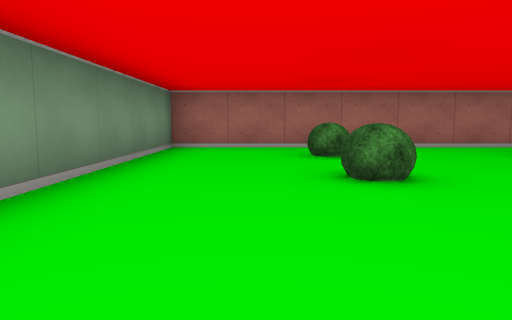
view 1 (above)

21 first-person views from a walk through a cub3D level. The camera is about half as high as the walls, tilts 6° down and sees 70° across. The floor is counted in squares. Each view is taken from the middle of a square. On the plan, view 1 faces up. The plan holds only what a view shows up to about 9 squares ahead; the rest is blank.

view 2
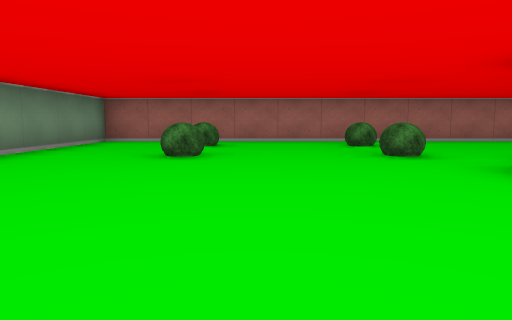

view 3
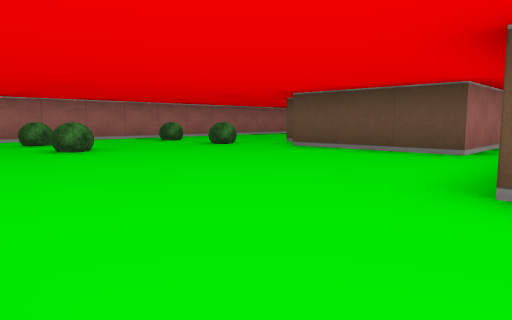

view 4
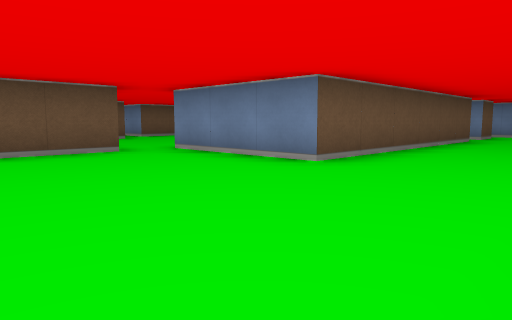

view 5
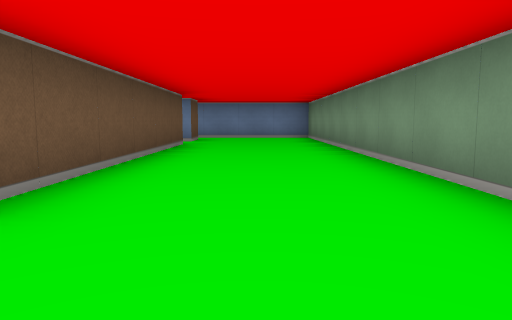

view 6
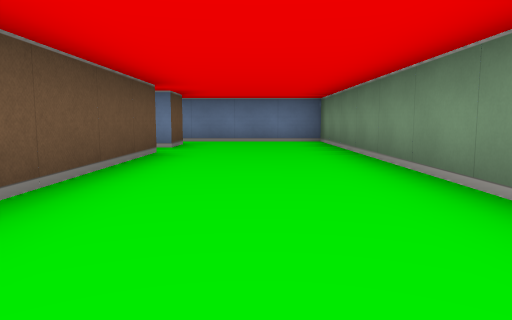

view 7
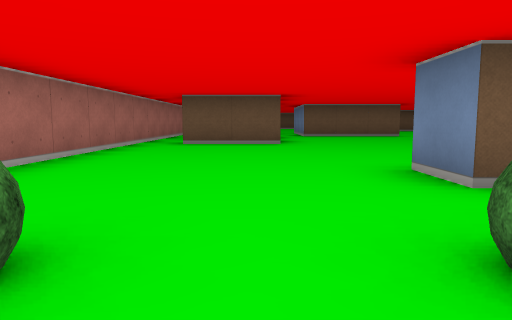

view 8
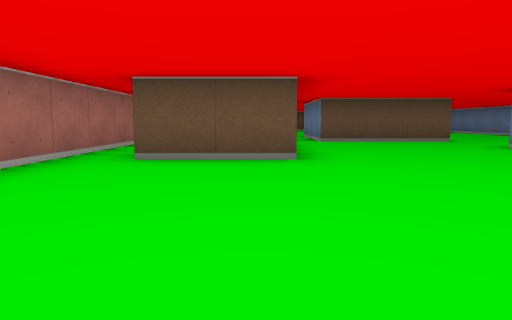

view 9
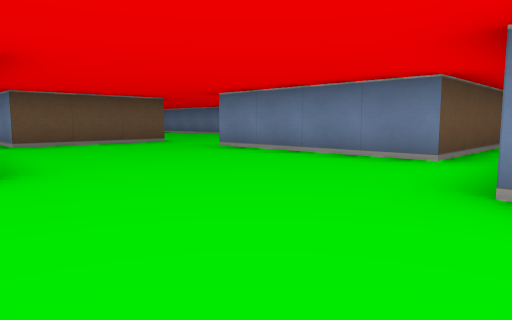

view 10
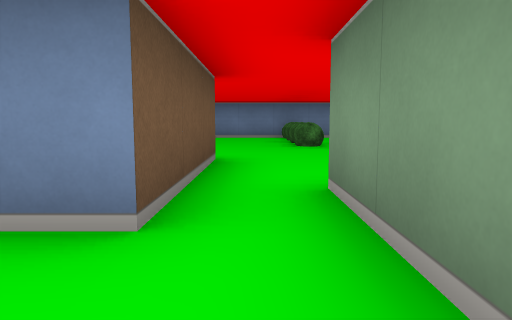

view 11
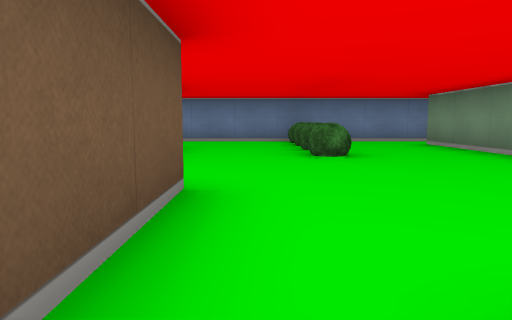

view 12
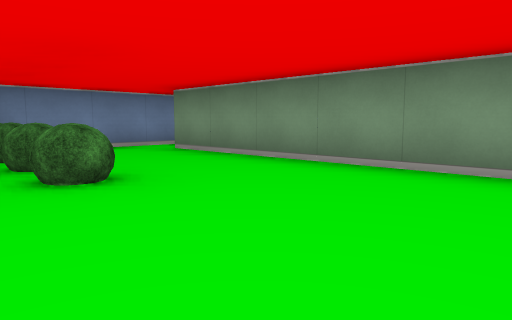

view 13
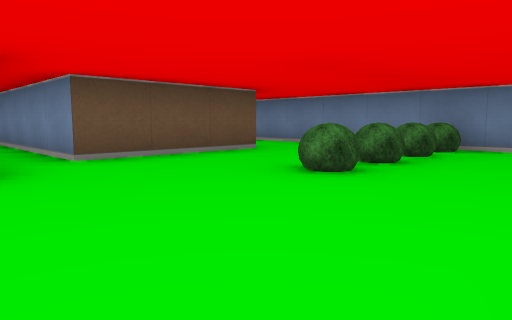

view 14
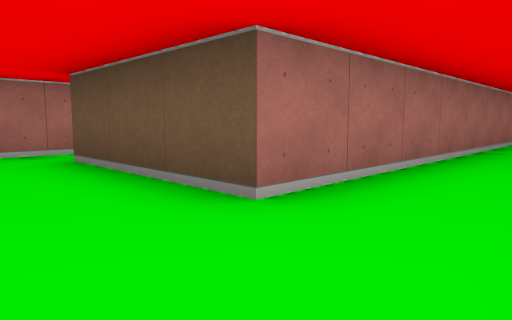

view 15
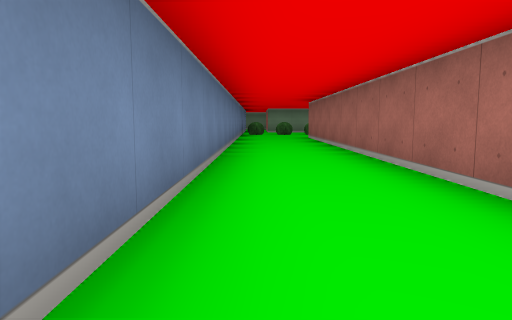

view 16
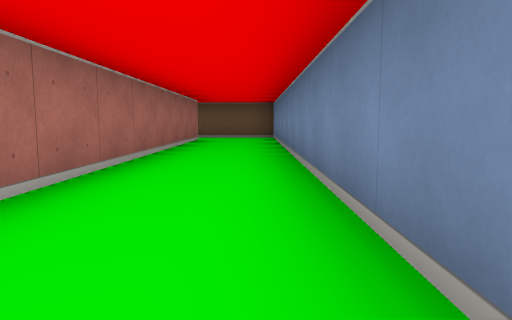

view 17
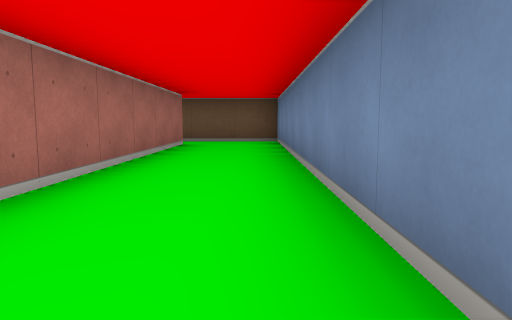

view 18
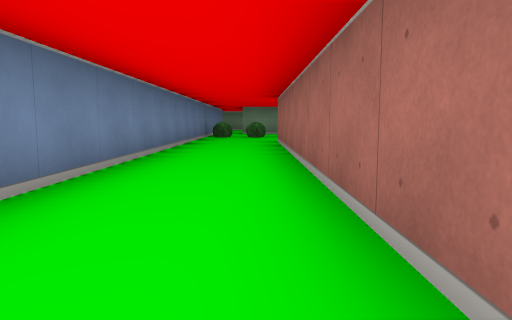

view 19
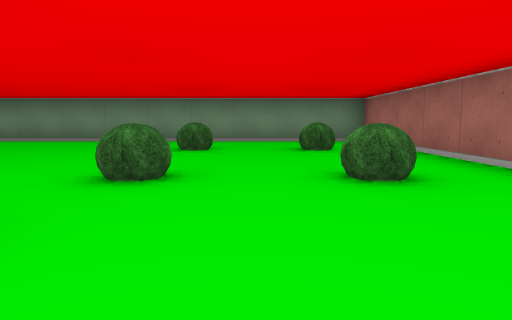

view 20
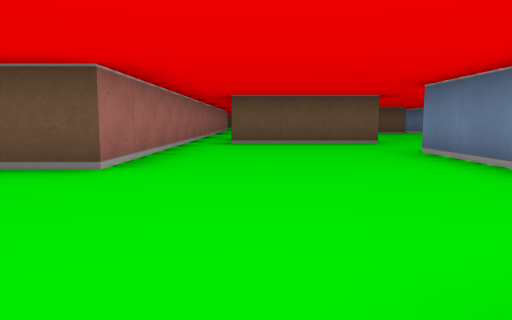

view 21
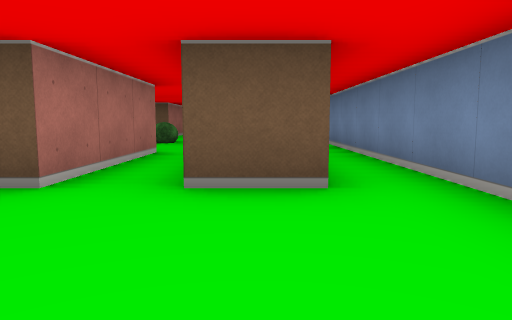

### Floor plan
Points are (right, up) in squares from view 1. A wall is a line through its corners. A room is listed if a view was taken in it or the views show most of it. See-through windows are left out.
Room 1 (views 1, 2, 3, 4, 5, 6, 7, 8, 9, 10, 11, 19, 20, 21)
walls: (8.5, -1.5) (8.5, -0.5) (12.5, -0.5); (7.5, 0.4) (7.5, -1.5); (4.5, -1.5) (4.5, 1.5); (5.5, 2.5) (6.5, 2.5); (14.5, -0.6) (14.5, 2.5) (15.5, 2.5); (4.5, -8.5) (1.5, -8.5) (1.5, -2.5) (4.5, -2.5); (16, 3.5) (10.5, 3.5) (10.5, 5.5); (13.5, 6.5) (-1.5, 6.5) (-1.5, -11.5) (6.5, -11.5); (1.5, -10.6) (1.5, -9.5) (1.9, -9.5)
ways out: opening at (4, -9) to room 2; opening at (4, -2) to room 2; opening at (8, -1) to room 2; opening at (13.5, -0.5)
objects: bush (1, 3); bush (1, 5); bush (4, 3); bush (4, 5)
Room 2 (views 12, 13, 14, 15, 16, 17, 18)
walls: (9.9, -3.5) (8.9, -3.5); (8.5, -3.5) (8.5, -1.5); (3.8, -9.5) (26.5, -9.5) (26.5, -7.2); (6.5, -1.5) (4.5, -1.5); (4.5, -3.5) (4.5, -8.5); (25.5, -7.5) (9.5, -7.5) (9.5, -4.5) (12.5, -4.5)
ways out: opening at (4, -9) to room 1; opening at (4, -2) to room 1; opening at (8, -1) to room 1; opening at (13, -4)
objects: bush (7, -9); bush (7, -8); bush (7, -7); bush (7, -6)

Positions as (right, up) in squares from view 1, and headings:
1: (0, 0), facing up
2: (2, -2), facing up
3: (-1, -3), facing up-right
4: (-1, 1), facing down-right
5: (0, -1), facing down
6: (0, -3), facing down
7: (3, 4), facing right
8: (6, 4), facing right
9: (7, 4), facing down-right
10: (8, 1), facing down
11: (8, -1), facing down
12: (8, -3), facing down-left
13: (5, -3), facing down-right
14: (8, -9), facing up-right
15: (20, -9), facing left
16: (16, -9), facing right
17: (18, -9), facing right
18: (18, -8), facing left
19: (7, 4), facing left
20: (7, 2), facing right
21: (-1, -10), facing right
